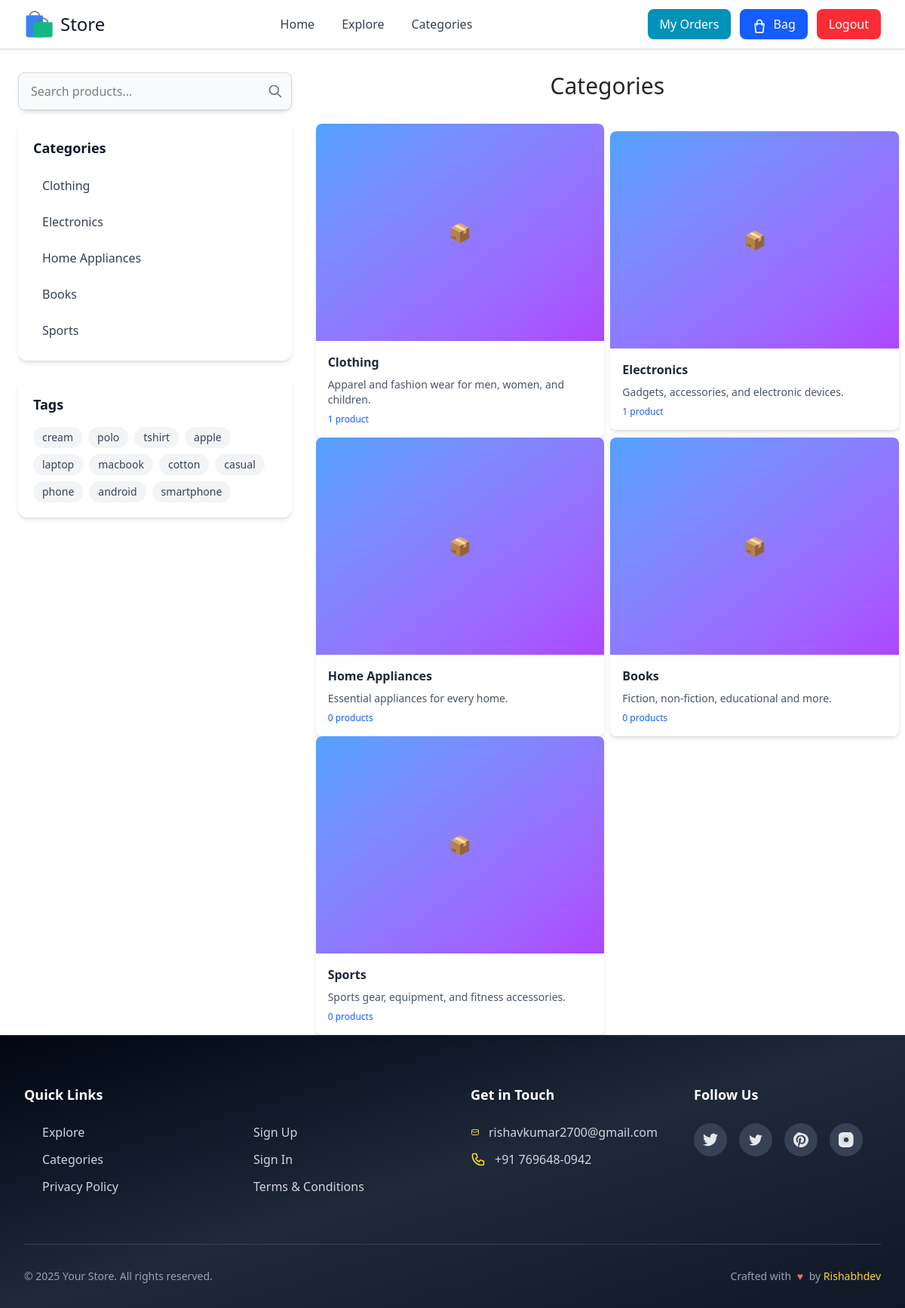
The page /categories/ (signed in) on the database its author committed.
### store/models.py (models this page shows, shortened)
class Category(models.Model):
    cover = ImageField(upload_to="covers/", null=True, blank=True)
    name = models.CharField(max_length=80)
    description = models.TextField()
    slug = models.SlugField(blank=False, unique=True, max_length=80)
    objects = models.Manager()
    class Meta:
        verbose_name_plural = "Categories"
    def get_absolute_url(self):
        return reverse("store:show-category", args=[self.slug])

### store/views.py (the view)
# urls.py: path("categories/", list_categories, name="categories"),
def list_categories(request):
    categories = Category.objects.all()
    tags = Tag.objects.all()
    context = {"categories": categories, "tags": tags}
    return render(request, "store/categories.html", context=context)

### templates/store/categories.html (shortened to what this page needs)
{%extends 'base.html'%}
{%load static%}
{% block content %}
{% include '../components/sidebar.html'%}
<div
    class="md:col-span-3 lg:col-span-4 xl:col-span-9 2xl:col-span-10 min-h-[80vh] content-stretch place-content-stretch">
    <h1 class="text-3xl mb-8 text-neutral-800 text-center">Categories</h1>
    <div class="flex flex-col items-center justify-start md:grid md:grid-cols-2 xl:grid-cols-4 mx-auto gap-x-2">
        {% for category in categories %}
        {% include "./../components/category-card.html" with category=category %}
        {% endfor %}
    </div>
</div>
{% endblock content %}

### templates/components/sidebar.html
<aside class="w-full md:col-span-1 lg:col-span-2 xl:col-span-3 2xl:col-span-2 lg:ml-4">
    <div class="bg-white text-black rounded-xl shadow-md lg:mb-4">
        <form action="{% url 'store:search' %}" method="get" class="relative">
            <input
                class="w-full py-3 pl-4 pr-12 bg-gray-50 border border-gray-300 rounded-lg focus:outline-none focus:ring-2 focus:ring-blue-500 focus:border-transparent"
                type="text" name="query" placeholder="Search products..."
                {% if request.GET.query %}value="{{request.GET.query}}" {% endif %}>
            <button type="submit"
                class="absolute right-3 top-1/2 transform -translate-y-1/2 text-gray-500 hover:text-blue-600">
                <svg class="w-5 h-5" fill="none" stroke="currentColor" viewBox="0 0 24 24">
                    <path stroke-linecap="round" stroke-linejoin="round" stroke-width="2"
                        d="M21 21l-6-6m2-5a7 7 0 11-14 0 7 7 0 0114 0z" />
                </svg>
            </button>
        </form>
    </div>
    <div class="hidden md:block space-y-6">
        {% if categories %}
        <div class="bg-white rounded-xl shadow-md p-5">
            <h2 class="text-lg font-semibold text-gray-900 mb-4">Categories</h2>
            <div class="space-y-2">
                {% for category in categories %}
                <a href="{% url 'store:show-category' category.slug %}"
                    class="block px-3 py-2 text-gray-700 hover:text-blue-600 hover:bg-gray-50 rounded-lg transition-colors duration-200">
                    {{ category.name }}
                </a>
                {% endfor %}
            </div>
        </div>
        {% endif %}
        {% if tags %}
        <div class="bg-white rounded-xl shadow-md p-5">
            <h2 class="text-lg font-semibold text-gray-900 mb-4">Tags</h2>
            <div class="flex flex-wrap gap-2">
                {% for tag in tags %}
                <a href="{% url 'store:by-tag' tag.slug %}"
                    class="px-3 py-1 bg-gray-100 hover:bg-blue-100 text-gray-700 hover:text-blue-700 text-sm rounded-full transition-colors duration-200">
                    {{ tag.name }}
                </a>
                {% endfor %}
            </div>
        </div>
        {% endif %}
    </div>
</aside>

### templates/components/category-card.html
<div class="bg-white rounded-lg shadow-md hover:shadow-lg transition-shadow overflow-hidden">
    <a href="{{ category.get_absolute_url }}">
        {% if category.cover %}
        <img src="{% if category.cover.url %}{{ category.cover.url }}{% else %}https://placehold.co/800x600?text=Category{% endif %}" alt="{{ category.name }}" class="w-full h-72 object-cover">
        {% else %}
        <div class="w-full h-72 bg-gradient-to-br from-blue-400 to-purple-500 flex items-center justify-center">
            <span class="text-2xl text-white">📦</span>
        </div>
        {% endif %}
        <div class="p-4">
            <h3 class="font-semibold text-gray-800 mb-2">{{ category.name }}</h3>
            <p class="text-sm text-gray-600 line-clamp-2">{{ category.description|truncatewords:10 }}</p>
            <div class="mt-2 text-xs text-blue-600 font-medium">
                {{ category.product_set.count }} product{{ category.product_set.count|pluralize }}
            </div>
        </div>
    </a>
</div>

### rows shown on the page
Category: name "Clothing", description "Apparel and fashion wear for men, women, and children.", product_set.count "1"
Category: name "Electronics", description "Gadgets, accessories, and electronic devices.", product_set.count "1"
Category: name "Home Appliances", description "Essential appliances for every home.", product_set.count "0"
Category: name "Books", description "Fiction, non-fiction, educational and more.", product_set.count "0"
Category: name "Sports", description "Sports gear, equipment, and fitness accessories.", product_set.count "0"
Tag: name "cream"
Tag: name "polo"
Tag: name "tshirt"
Tag: name "apple"
Tag: name "laptop"
Tag: name "macbook"
Tag: name "cotton"
Tag: name "casual"
Tag: name "phone"
Tag: name "android"
Tag: name "smartphone"
